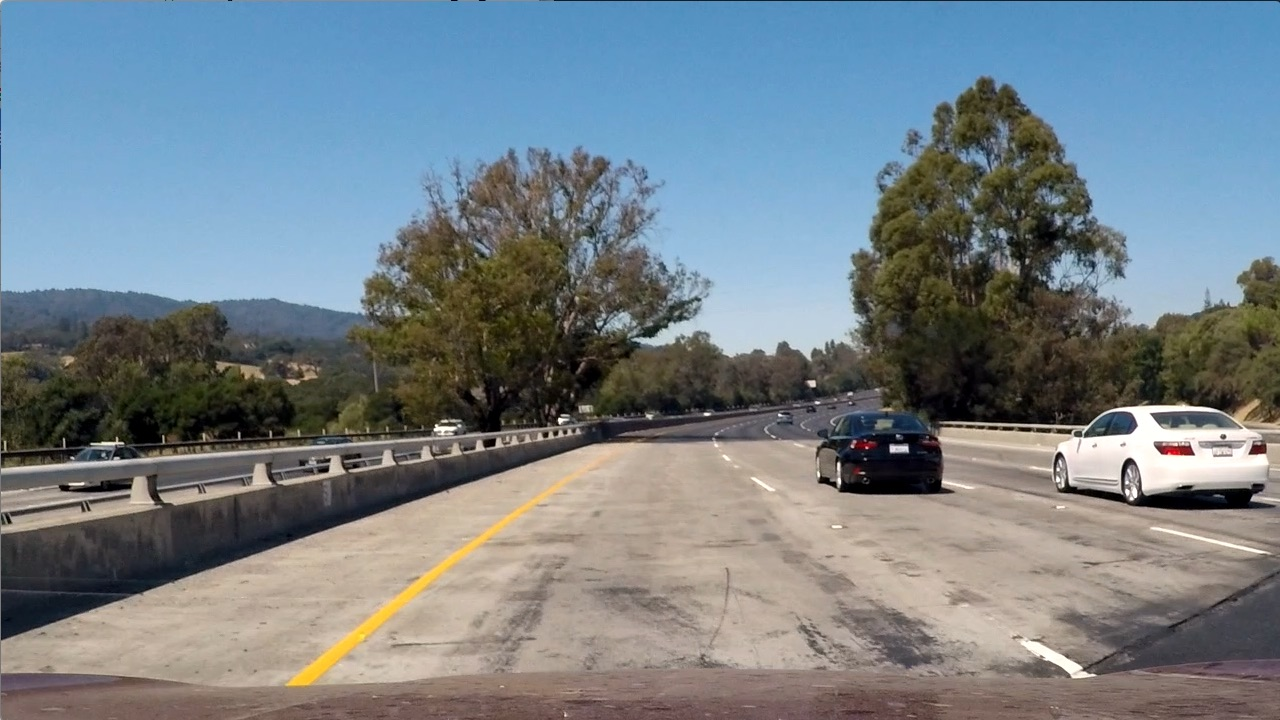
#> input picture test_images/test1.jpg, 1280 x 720 px
$ jupyter execute --allow-errors vehicle_detection.ipynb   (shell and % lines are left out)   (older library calls are emulated)
#> lines starting #> are read from the running program, lines starting #| are printed output that depends on the picture; after the words box and inside, x2 and y2 are one past the last pixel; in counts of white or black regions, pixels touching at a corner belong together
# CarND-Vehicle Detection

## The goal of this project is to detect the vehicles in the images. This program extracts the HOG, color histogram and binned color features. These features are used to train a SVM classifier.

[cell 1]
import numpy as np
import cv2
from skimage.feature import hog
import matplotlib.image as mpimg
import matplotlib.pyplot as plt
import glob
import time
from random import shuffle
from sklearn.svm import LinearSVC
from sklearn.preprocessing import StandardScaler
from sklearn.model_selection import train_test_split
from scipy.ndimage.measurements import label

## Extract Features from Training Data Set

[cell 2]
# Define a function to compute the HOG feature
# Define a function to return HOG features and visualization
# [17 lines left out: function get_hog_features, not called in this run]

[cell 3]
# Define a function to compute binned color features
# [5 lines left out: function bin_spatial, not called in this run]

[cell 4]
# Define a function to compute color histogram features
# [12 lines left out: function color_hist, not called in this run]

#> (a cell that did not finish here is left out)

#> (a cell that did not finish here is left out)

#> (a cell that did not finish here is left out)

## Combine Features

[cell 8]
# Define a function to extract the HOG, color histogram and binned color features
def extract_features(imgs, color_space='RGB', spatial_size=(32, 32),
                        hist_bins=32, orient=9,
                        pix_per_cell=8, cell_per_block=2, hog_channel=0,
                        spatial_feat=True, hist_feat=True, hog_feat=True):
    # Create a list to append feature vectors to
    features = []
    # Iterate through the list of images
    for file in imgs:
        file_features = []
        # Read in each one by one
        image = mpimg.imread(file)
        # apply color conversion if other than 'RGB'
        if color_space != 'RGB':
            if color_space == 'HSV':
                feature_image = cv2.cvtColor(image, cv2.COLOR_RGB2HSV)
            elif color_space == 'LUV':
                feature_image = cv2.cvtColor(image, cv2.COLOR_RGB2LUV)
            elif color_space == 'HLS':
                feature_image = cv2.cvtColor(image, cv2.COLOR_RGB2HLS)
            elif color_space == 'YUV':
                feature_image = cv2.cvtColor(image, cv2.COLOR_RGB2YUV)
            elif color_space == 'YCrCb':
                feature_image = cv2.cvtColor(image, cv2.COLOR_RGB2YCrCb)
        else: feature_image = np.copy(image)
        #Convert the scale from (0,1) to (0,255) for the png format
        feature_image=feature_image

        if spatial_feat == True:
            spatial_features = bin_spatial(feature_image, size=spatial_size)
            file_features.append(spatial_features)
        if hist_feat == True:
            # Apply color_hist()
            ch1, ch2, ch3, bincen, hist_features = color_hist(feature_image*255, nbins=hist_bins, bins_range=(0, 256))
            file_features.append(hist_features)
        if hog_feat == True:
        # Call get_hog_features() with vis=False, feature_vec=True
            if hog_channel == 'ALL':
                hog_features = []
                for channel in range(feature_image.shape[2]):
                    hog_features.append(get_hog_features(feature_image[:,:,channel],
                                        orient, pix_per_cell, cell_per_block,
                                        vis=False, feature_vec=True))
                hog_features = np.ravel(hog_features)
            else:
                hog_features = get_hog_features(feature_image[:,:,hog_channel], orient,
                            pix_per_cell, cell_per_block, vis=False, feature_vec=True)
            # Append the new feature vector to the features list
            file_features.append(hog_features)
        features.append(np.concatenate(file_features))
    # Return list of feature vectors
    return features

[cell 9]
car_images = glob.glob('vehicles/KITTI_extracted/*.png')
#> car_images = []
noncar_images = glob.glob('non-vehicles/*/*.png')
shuffle(car_images)
shuffle(noncar_images)

cars = []
noncars = []
for image in car_images:
        cars.append(image)
#> this loop made 0 passes
#> after the loop, cars = []
for image in noncar_images:
        noncars.append(image)

sample_size = 10
cars = cars[0:sample_size]
noncars = noncars[0:sample_size]


car_features=extract_features(cars, color_space='YCrCb', spatial_size=(32, 32),
                            hist_bins=32, orient=9,
                            pix_per_cell=8, cell_per_block=2, hog_channel=0,
                            spatial_feat=True, hist_feat=True, hog_feat=True)
#> car_features = []
noncar_features=extract_features(noncars, color_space='YCrCb', spatial_size=(32, 32),
                            hist_bins=32, orient=9,
                            pix_per_cell=8, cell_per_block=2, hog_channel=0,
                            spatial_feat=True, hist_feat=True, hog_feat=True)
# Fit a per-column scaler
X = np.vstack((car_features, noncar_features)).astype(np.float64)
#> X = empty array
#> (the rest of this cell did not finish here and is left out)

## Train a Classifier

[cell 10]
# Read in car and non-car images from the dataset
car_images = glob.glob('vehicles/KITTI_extracted/*.png')
noncar_images = glob.glob('non-vehicles/*/*.png')
shuffle(car_images)
shuffle(noncar_images)

cars = []
noncars = []
for image in car_images:
        cars.append(image)
for image in noncar_images:
        noncars.append(image)
print('Number of car images:', len(cars))
print('Number of noncar images', len(noncars))
# Reduce the sample size because HOG features are slow to compute
sample_size = 5000
cars = cars[0:sample_size]
noncars = noncars[0:sample_size]

[cell 11]
# Parameters Tuning
colorspace = 'YCrCb' # Can be RGB, HSV, LUV, HLS, YUV, YCrCb
orient = 11
pix_per_cell = 16
cell_per_block = 2
hog_channel = "ALL" # Can be 0, 1, 2, or "ALL"
spatial = 32
histbin = 32

t=time.time()
car_features=extract_features(cars, color_space=colorspace, spatial_size=(spatial, spatial),
                                  hist_bins=histbin, orient=orient,
                                  pix_per_cell=pix_per_cell, cell_per_block=cell_per_block, hog_channel=hog_channel,
                                  spatial_feat=True, hist_feat=True, hog_feat=True)
noncar_features=extract_features(noncars, color_space=colorspace, spatial_size=(spatial, spatial),
                                    hist_bins=histbin, orient=orient,
                                    pix_per_cell=pix_per_cell, cell_per_block=cell_per_block, hog_channel=hog_channel,
                                    spatial_feat=True, hist_feat=True, hog_feat=True)
t2 = time.time()
print(round(t2-t, 2), 'Seconds to extract features...')
# Create an array stack of feature vectors
X = np.vstack((car_features, noncar_features)).astype(np.float64)
# Fit a per-column scaler
#> (the rest of this cell did not finish here and is left out)

## Define Sliding Windows on an Image

[cell 12]
# Define a function to draw bounding boxes
def draw_boxes(img, bboxes, color=(0, 0, 255), thick=6):
    # Make a copy of the image
    imcopy = np.copy(img)
    # Iterate through the bounding boxes
    for bbox in bboxes:
        # Draw a rectangle given bbox coordinates
        cv2.rectangle(imcopy, bbox[0], bbox[1], color, thick)
    # Return the image copy with boxes drawn
    return imcopy

[cell 13]
# Define a function that takes an image,
# start and stop positions in both x and y,
# window size (x and y dimensions),
# and overlap fraction (for both x and y)
def slide_window(img, x_start_stop=[None, None], y_start_stop=[None, None],
                    xy_window=(64, 64), xy_overlap=(0.5, 0.5)):
    # If x and/or y start/stop positions not defined, set to image size
    if x_start_stop[0] == None:
        x_start_stop[0] = 0
    if x_start_stop[1] == None:
        x_start_stop[1] = img.shape[1]
    if y_start_stop[0] == None:
        y_start_stop[0] = 0
    if y_start_stop[1] == None:
        y_start_stop[1] = img.shape[0]
    # Compute the span of the region to be searched
    xspan = x_start_stop[1] - x_start_stop[0]
    yspan = y_start_stop[1] - y_start_stop[0]
    # Compute the number of pixels per step in x/y
    nx_pix_per_step = np.int(xy_window[0]*(1 - xy_overlap[0]))
    ny_pix_per_step = np.int(xy_window[1]*(1 - xy_overlap[1]))
    # Compute the number of windows in x/y
    nx_buffer = np.int(xy_window[0]*(xy_overlap[0]))
    ny_buffer = np.int(xy_window[1]*(xy_overlap[1]))
    nx_windows = np.int((xspan-nx_buffer)/nx_pix_per_step)
    ny_windows = np.int((yspan-ny_buffer)/ny_pix_per_step)
    # Initialize a list to append window positions to
    window_list = []
    # Loop through finding x and y window positions
    # Note: you could vectorize this step, but in practice
    # you'll be considering windows one by one with your
    # classifier, so looping makes sense
    for ys in range(ny_windows):
        for xs in range(nx_windows):
            # Calculate window position
            startx = xs*nx_pix_per_step + x_start_stop[0]
            endx = startx + xy_window[0]
            starty = ys*ny_pix_per_step + y_start_stop[0]
            endy = starty + xy_window[1]

            # Append window position to list
            window_list.append(((startx, starty), (endx, endy)))
    # Return the list of windows
    return window_list

[cell 14]
# Apply the sliding window function to a test image
image=mpimg.imread('test_images/test1.jpg')
#> image is the input picture: shape (720, 1280, 3); mean R, G, B 117.5, 128.7, 135.5
x_start1=500
x_stop1=1280
y_start1=400
y_stop1=500
windows1 = slide_window(image, x_start_stop=[x_start1, x_stop1], y_start_stop=[y_start1, y_stop1],
                    xy_window=(64, 64), xy_overlap=(0.5, 0.5))
#> windows1 = 46 items
window_img = draw_boxes(image, windows1, color=(0, 0, 255), thick=6)
#> the loop in draw_boxes, `for bbox in bboxes:` made 46 passes
#> bbox on passes 1 to 8: ((500, 400), (564, 464)), ((532, 400), (596, 464)), ((564, 400), (628, 464)), ((596, 400), (660, 464)), ((628, 400), (692, 464)), ((660, 400), (724, 464)), ((692, 400), (756, 464)), ((724, 400), (788, 464))
#> after the loop in draw_boxes, `for bbox in bboxes:`:
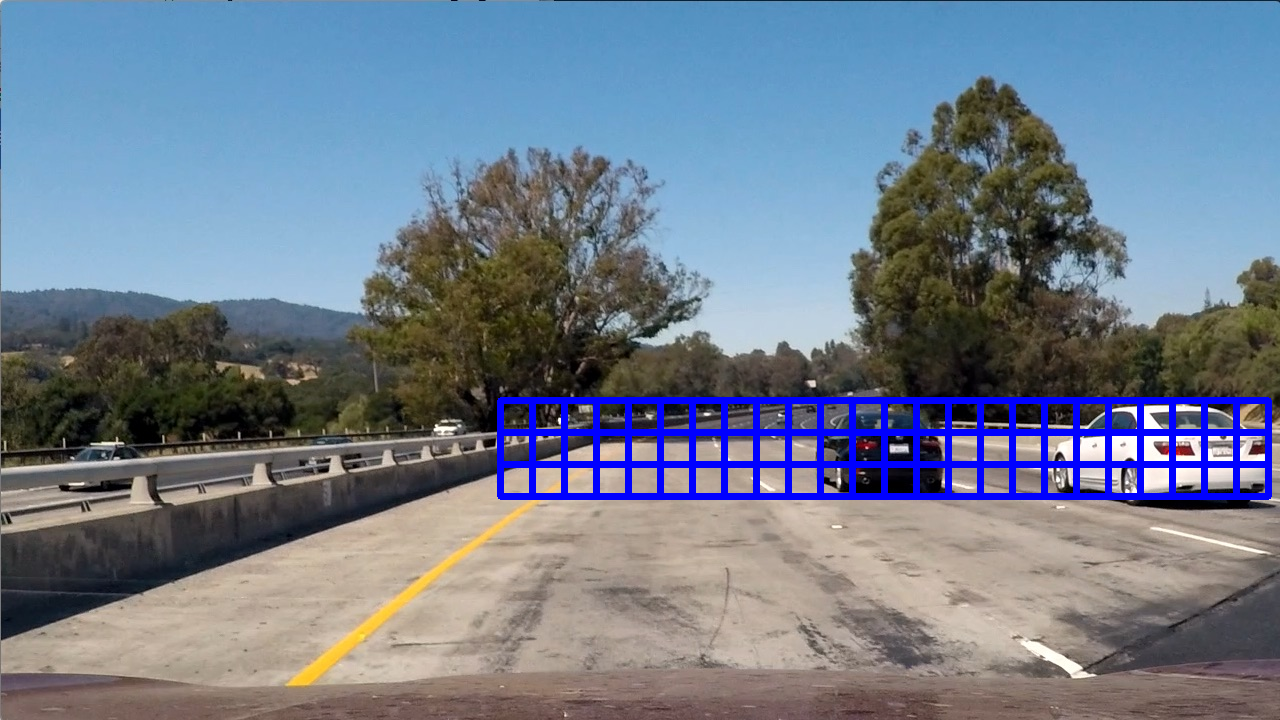
#> imcopy: shape (720, 1280, 3); 3.78% of pixels changed, all inside (x1, y1, x2, y2) = (497, 397, 1272, 500)
plt.imshow(window_img)

[cell 15]
# Apply the sliding window function to a test image
image=mpimg.imread('test_images/test1.jpg')
x_start2=300
x_stop2=1280
y_start2=400
y_stop2=720
windows2 = slide_window(image, x_start_stop=[x_start2, x_stop2], y_start_stop=[y_start2, y_stop2],
                    xy_window=(192, 192), xy_overlap=(0.5, 0.5))
#> windows2 = 18 items

window_img = draw_boxes(image, windows2, color=(0, 0, 255), thick=6)
#> call 2 of draw_boxes, with color = (0, 0, 255), thick = 6
#> the loop in draw_boxes (call 2), `for bbox in bboxes:` made 18 passes
#> bbox on passes 1 to 8: ((300, 400), (492, 592)), ((396, 400), (588, 592)), ((492, 400), (684, 592)), ((588, 400), (780, 592)), ((684, 400), (876, 592)), ((780, 400), (972, 592)), ((876, 400), (1068, 592)), ((972, 400), (1164, 592))
#> after the loop in draw_boxes (call 2), `for bbox in bboxes:`:
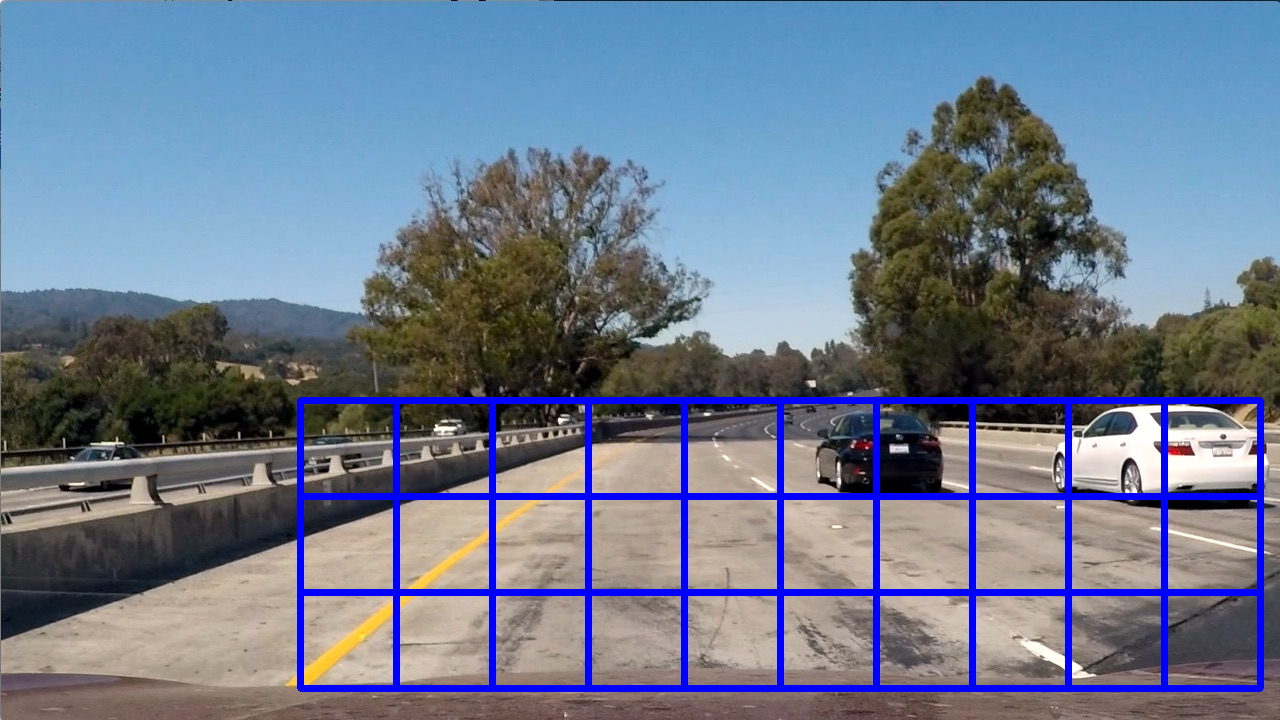
#> imcopy: shape (720, 1280, 3); 5.17% of pixels changed, all inside (x1, y1, x2, y2) = (297, 397, 1264, 692)
plt.imshow(window_img)

## Search and Classify on an Image

[cell 16]
# Define a function to extract features from a single image window
# This function is very similar to extract_features()
# just for a single image rather than list of images
# [46 lines left out: function single_img_features, not called in this run]

[cell 17]
# Define a function you will pass an image
# and the list of windows to be searched (output of slide_windows())
# [29 lines left out: function search_windows, not called in this run]

[cell 18]
# Search and classify on a test image
# Read image
images=glob.glob('test_images/test*.jpg')
#> (the rest of this cell did not finish here and is left out)

#> `windows1 = slide_window(image, x_start_stop=x_start_stop, y_start_stop..`: windows1 = 468 items
    windows2 = slide_window(image, x_start_stop=x_start_stop, y_start_stop=y_start_stop_2,
                        xy_window=(64, 64), xy_overlap=(0.75, 0.75))
#> `windows2 = slide_window(image, x_start_stop=x_start_stop, y_start_stop..`: windows2 = 174 items
    windows3 = slide_window(image, x_start_stop=x_start_stop, y_start_stop=y_start_stop_3,
                        xy_window=(96, 96), xy_overlap=(0.75, 0.75))
#> `windows3 = slide_window(image, x_start_stop=x_start_stop, y_start_stop..`: windows3 = 333 items
    windows4 = slide_window(image, x_start_stop=x_start_stop, y_start_stop=y_start_stop_4,
                        xy_window=(128, 128), xy_overlap=(0.75, 0.75))
#> `windows4 = slide_window(image, x_start_stop=x_start_stop, y_start_stop..`: windows4 = 162 items
#> `win=windows1+windows2+windows3+windows4`: win = 1137 items
    win=windows1+windows2+windows3+windows4
    hot_windows = search_windows(image, win, svc, X_scaler, color_space=colorspace,
                            spatial_size=(spatial, spatial), hist_bins=histbin,
                            orient=orient, pix_per_cell=pix_per_cell,
                            cell_per_block=cell_per_block,
                            hog_channel=hog_channel, spatial_feat=True,
                            hist_feat=True, hog_feat=True)

    window_img = draw_boxes(draw_image, hot_windows, color=(0, 0, 255), thick=6)
    window_img=cv2.cvtColor(window_img,cv2.COLOR_RGB2BGR)
    cv2.imwrite('output_images/'+pname, window_img)

[cell 19]
origin_image=mpimg.imread('test_images/test1.jpg')
output_image=mpimg.imread('output_images/test1.jpg')
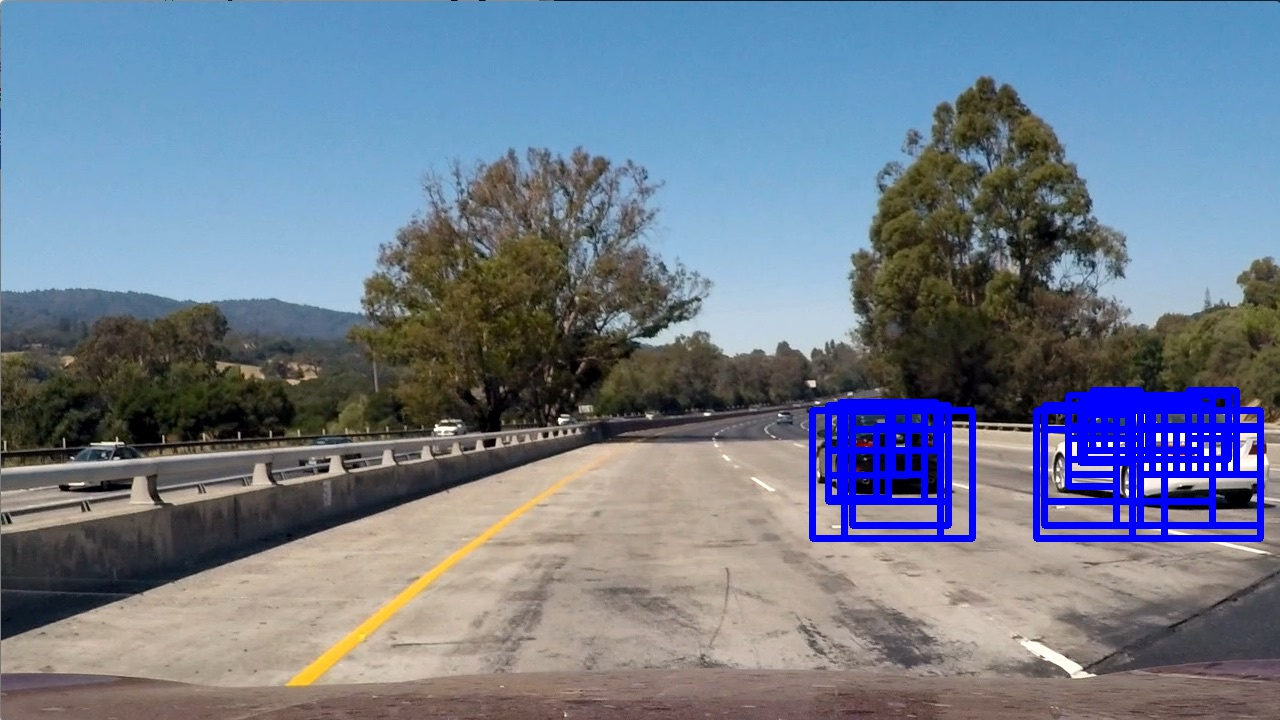
#> input picture output_images/test1.jpg, 1280 x 720 px
#> output_image is the input picture: shape (720, 1280, 3); mean R, G, B 112.1, 123.6, 140.6
f, (ax1, ax2) = plt.subplots(1, 2, figsize=(18,9))
plt.tight_layout()
ax1.imshow(origin_image)
ax1.set_title('Original Image', fontsize=30)
ax2.imshow(output_image)
ax2.set_title('Output Image', fontsize=30)

## Heat Map

[cell 20]
# [30 lines left out: functions add_heat, apply_threshold, draw_labeled_bboxes, not called in this run]

[cell 21]
# Draw heat map on a single image
image = mpimg.imread('test_images/test4.jpg')
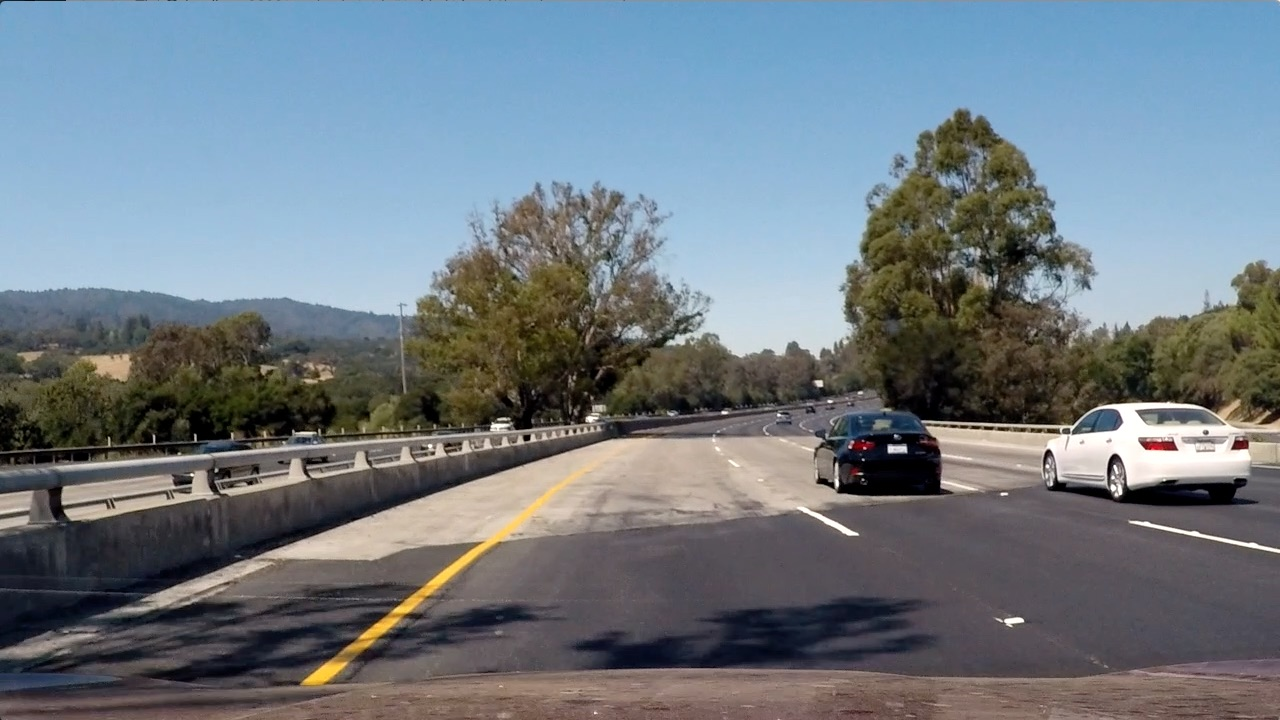
#> input picture test_images/test4.jpg, 1280 x 720 px
#> image is the input picture: shape (720, 1280, 3); mean R, G, B 112.2, 122.7, 130.9
heat = np.zeros_like(image[:,:,0]).astype(np.float)

image = image.astype(np.float32)/255
# Parameter Tuning
x_start_stop = [300, 1280]
y_start_stop_1 = [360, 500] # Min and max in y to search in slide_window()
y_start_stop_2 = [380, 700] # Min and max in y to search in slide_window()
y_start_stop_3 = [390, 700] # Min and max in y to search in slide_window()
y_start_stop_4 = [400, 700] # Min and max in y to search in slide_window()


windows1 = slide_window(image, x_start_stop=x_start_stop, y_start_stop=y_start_stop_1,
                    xy_window=(64, 64), xy_overlap=(0.75, 0.75))
#> windows1 = 290 items
windows2 = slide_window(image, x_start_stop=x_start_stop, y_start_stop=y_start_stop_2,
                    xy_window=(96, 96), xy_overlap=(0.75, 0.75))
#> windows2 = 370 items
windows3 = slide_window(image, x_start_stop=x_start_stop, y_start_stop=y_start_stop_3,
                    xy_window=(128, 128), xy_overlap=(0.75, 0.75))
#> windows3 = 162 items
windows4 = slide_window(image, x_start_stop=x_start_stop, y_start_stop=y_start_stop_4,
                    xy_window=(196, 196), xy_overlap=(0.75, 0.75))
#> windows4 = 51 items
win=windows1+windows2+windows3+windows4
#> win = 873 items

#> (the rest of this cell did not finish here and is left out)
